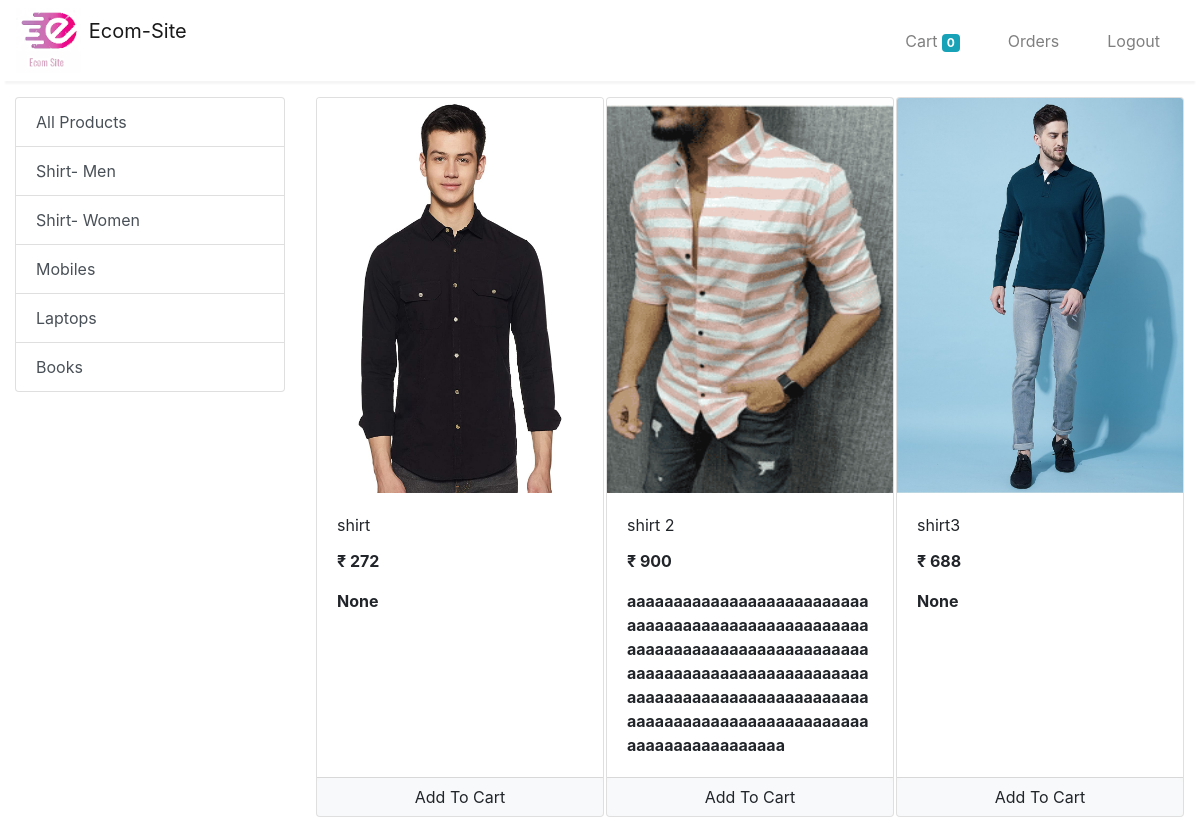
Screenshot of /store (signed in) with the database file from the repository.
### store/models/category.py (models this page shows, shortened)
class Category(models.Model):
    name = models.CharField(max_length=20)
    @staticmethod
    def get_all_categories():
        return Category.objects.all()

### store/models/product.py (models this page shows, shortened)
class Product(models.Model):
    name = models.CharField(max_length=50)
    price = models.IntegerField(default=0)
    category = models.ForeignKey(Category, on_delete=models.CASCADE, default=1)
    description = models.CharField(max_length=200, default='' , null=True , blank=True)
    image = models.ImageField(upload_to='uploads/products/')
    @staticmethod
    def get_all_products():
        return Product.objects.all()

### store/views/home.py (the view)
# urls.py: path('' , include('store.urls'))
def store(request):
    cart = request.session.get('cart')
    if not cart:
        request.session['cart'] = {}
    products = None
    categories = Category.get_all_categories()
    categoryID = request.GET.get('category')
    if categoryID:
        products = Product.get_all_products_by_categoryid(categoryID)
    else:
        products = Product.get_all_products();
    data = {}
    data['products'] = products
    data['categories'] = categories
    print('you are : ', request.session.get('email'))
    return render(request, 'index.html', data)

### store/templatetags/cart.py (called while the page is built)
@register.filter(name='is_in_cart')
def is_in_cart(product  , cart):
    keys = cart.keys()
    for id in keys:
        if int(id) == product.id:
            return True
    return False;

### store/templatetags/custom_filter.py (called while the page is built)
@register.filter(name='currency')
def currency(number):
    return "₹ "+str(number)

### store/templates/index.html (shortened to what this page needs)
{% extends 'base.html' %}
{% block content %}
{% load cart %}
{% load custom_filter %}
<div class="container-fluid mt-3">
	<div class="row">
		<div class="col-lg-3 mx-auto">
			<div class="list-group">
				<a href="/" class="list-group-item list-group-item-action">All Products</a>
				{% for category in categories %}
				<a href="/?category={{category.id}}"
					class="list-group-item list-group-item-action">{{category.name}}</a>
				{% endfor %}
			</div>
		</div>
		<div id='products' class="col-lg-9 mx-auto">
			<div class="row mx-auto">
				{% for product in products %}
				<div class="card mx-auto mb-3" id={{product.id}} style="width: 18rem;">
					<img class="card-img-top img-fluid" src="{{product.image.url}}" style="height: 395px;width: 300px;" alt="Card image cap">
					<div class="card-body">
						<p class="card-title">{{product.name}}</p>
						<p class="card-text"><b>{{product.price|currency}}</b></p>
						<p class="card-text"><b>{{product.description}}</b></p>
					</div>
					<div class="card-footer p-0 no-gutters">
						{% if product|is_in_cart:request.session.cart %}
						<div class="row no-gutters">
							<form action="/#{{product.id}}" class="col-2 " method="post">
								{% csrf_token %}
								<input hidden type="text" name='product' value='{{product.id}}'>
								<input hidden type="text" name='remove' value='True'>
								<input type="submit" value=" - " class="btn btn-block btn-light border-right">
							</form>
							<div class="text-center col">{{product|cart_quantity:request.session.cart}} in Cart</div>
							<form action="/#{{product.id}}" class="col-2 " method="post">
								{% csrf_token %}
								<input hidden type="text" name='product' value='{{product.id}}'>
								<input type="submit" value=" + " class="btn btn-block btn-light border-left">
							</form>
						</div>
						{% else %}
						<form action="/#{{product.id}}" method="POST" class="btn-block">
							<input type="submit" class="float-right btn btn-light  form-control"
								value="Add To Cart">
						</form>
						{% endif %}
					</div>
				</div>
				{% endfor %}
			</div>
		</div>
	</div>
</div>
{% endblock %}

### rows the page displays
Category: name "Shirt- Men"
Category: name "Shirt- Women"
Category: name "Mobiles"
Category: name "Laptops"
Category: name "Books"
Product: image (picture), name "shirt", price "₹ 272", description "None"
Product: image (picture), name "shirt 2", price "₹ 900", description "aaaaaaaaaaaaaaaaaaaaaaaaaaaaaaaaaaaaaaaaaaaaaaaaaaaaaaaaaaaaaaaaaaaaaaaaaaaaaaaaaaaaaaaaaaaaaaaaaaaaaaaaaaaaaaaaaaaaaaaaaaaaaaaaaaaaaaaaaaaaaaaaaaaaaaaaaaaaaaaaaaaaaaaaaaaaa"
Product: image (picture), name "shirt3", price "₹ 688", description "None"

### other values shown
{{ request.session.cart.keys|length }} "0"
